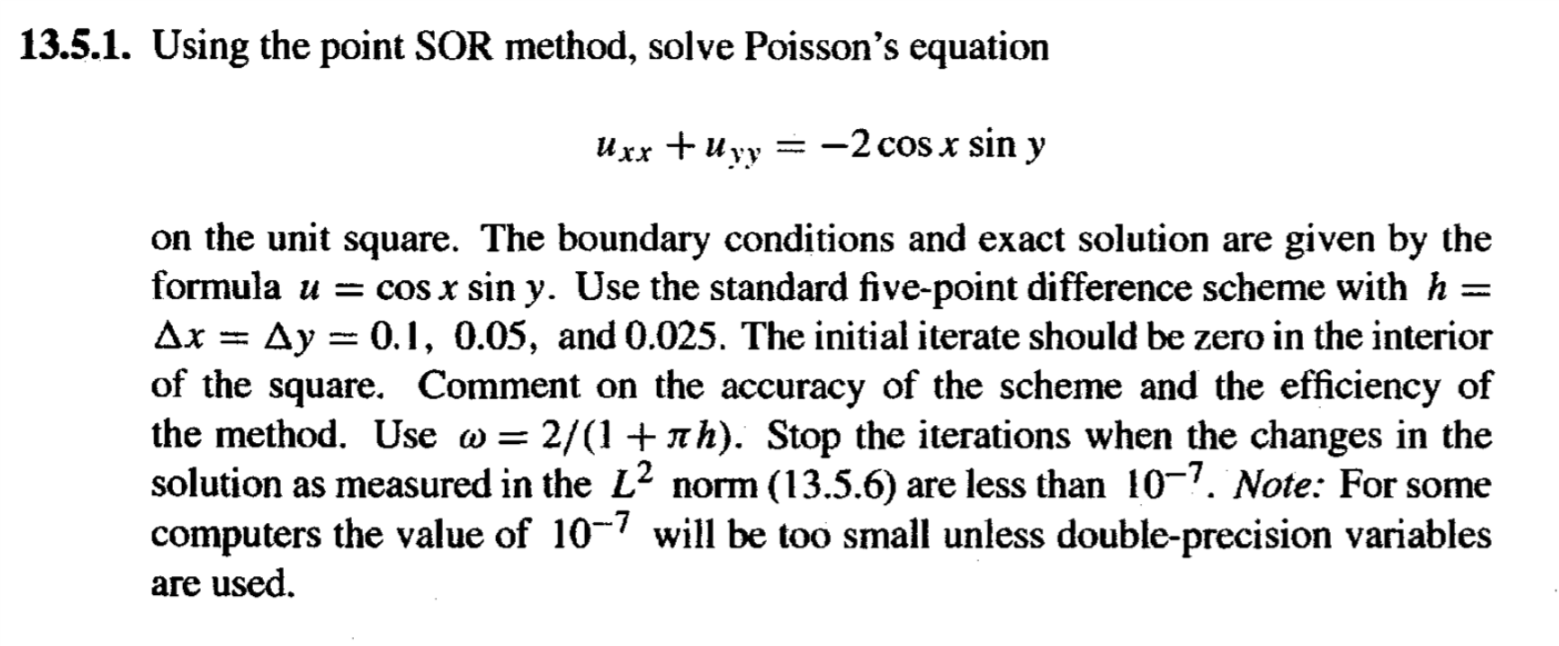

Write Python code to recreate this figure.
# -*- coding: utf-8 -*-
"""
Author   : Abraham Flores
File     : p1351.py
Language : Python 3.6
Created  : 4/22/2018
Edited   : 4/23/2018

San Digeo State University 
MTH 693b : Computational Partial Differential Equations

Strikwerda 13.5.1 : SOR method and Poisson's equation

Posson's Equation: 
    u_xx + u_yy = -2cos(x)sin(y)
    
    x = [0,1]
    y = [0,1]

    Exact Solution: 
        
        u(x,y) = cos(x)sin(y)

    h = 1/10, 1/20, 1/40
    omega = 2/(1+pi*h)
    
    Boundaries: Exact Solution
    
    Stop iterations at Tolerance of order 7 : (10^(-7))
"""

import matplotlib.pyplot as plt
import numpy as np
import seaborn as sns

"""
Successive Over Relaxation Method: 
    Solves Ax = b 
    an iteravive method with a given tolerance to achieve 
    
    Parameters: 
        grid: grid points (x)
        grid_forcing: Related forcing term in possion's equations (b)
        n : Length and Width of A
        omega : relaxation factor ([0,2])
        tol : tolerance to achieve
    
    Returns: 
        Number of Iterations Ran
"""
def SOR(grid,grid_forcing,n,omega,tol):
#Assume grid is intialized
#repeat until convergence
  iters = 0
  converged = False
  while(not converged):
      change = 0
      #loop over inner grid
      for i in range(1,n-1):
          for j in range(1,n-1):
              
              #SOR METHOD
              sigma = grid[i+1][j] + grid[i-1][j] + grid[i][j+1] +grid[i][j-1]
              point_change = omega*((grid_forcing[i][j]-sigma)/(-4)-grid[i][j])
              grid[i][j] += point_change
              
              #ADD to L2 change Norm
              change += (point_change)**2
      iters+=1       
      #check if convergence is reached
      if (np.sqrt(change) < tol):
          converged = True
          
  return iters
        
def surf_plot(x,y,U,title,fileLoc):
    sns.set(font_scale = 2.0)
    sns.set_style("darkgrid", {"axes.facecolor": ".9"})

    fig,ax = plt.subplots()
    fig.set_size_inches(14.4,9)
    
    X,Y = np.meshgrid(x,y)
    plt.xlim(0,1)
    plt.ylim(0,1)
    plt.xticks(rotation=45)
    plt.yticks(rotation=45)
    # Plot the contour
    plt.pcolor(X, Y, U,vmin=0,vmax=1.0)
    #legend
    clb = plt.colorbar()
    clb.set_label(r'$U(t,X,Y)$', labelpad=40, rotation=270)
    plt.xlabel('X (spatial)')
    plt.ylabel('Y (spatial)')
    plt.title(title)

    plt.savefig(fileLoc+'.png')
    plt.close()
       
if __name__=="__main__":
    grid_spacing = [1/10.0,1/20.0,1/40.0]
    tol = 10**(-7)
    
    for h in grid_spacing:
        x = np.arange(0,1+h,h)
        y = np.arange(0,1+h,h)
        n = len(x)
        
        X,Y = np.meshgrid(x,y)
        
        grid_forcing = -2*np.cos(X)*np.sin(Y)*h**2
        omega = 2/(1+np.pi*h)
        #intialize Grid
        grid = np.zeros((n,n))
        grid[0] = np.cos(x)*np.sin(0)
        grid[-1] = np.cos(x)*np.sin(1)
        
        for i in range(1,n):
            grid[i][0] = np.cos(0)*np.sin(y[i])
            grid[i][-1] = np.cos(1)*np.sin(y[i])

        #RUN SOR
        iters = SOR(grid,grid_forcing,n,omega,tol)
        print(iters)
        
        #Exact Solution
        exact = np.cos(X)*np.sin(Y)
        
        #plot
        surf_plot(x,y,exact,"EXACT h: "+str(h),"Figures/EXACT_h_"+str(h))
        surf_plot(x,y,grid,"SOR h: "+str(h),"Figures/SOR_h_"+str(h))
        surf_plot(x,y,abs(grid-exact),"ERROR h: "+str(h),"Figures/ERROR_h_"+str(h))

"""
Report: 

   The method converges extremly quickly with reasonably small errors. The grid spacing 
   has a signifigant impact on the number of iterations required to reach tolerance. This
   implies that this method will break down extremly quickly for large matrices, thus 
   iterative methods are not well suited for high accuraccy 3D problems. 
"""
    
    
    
    

